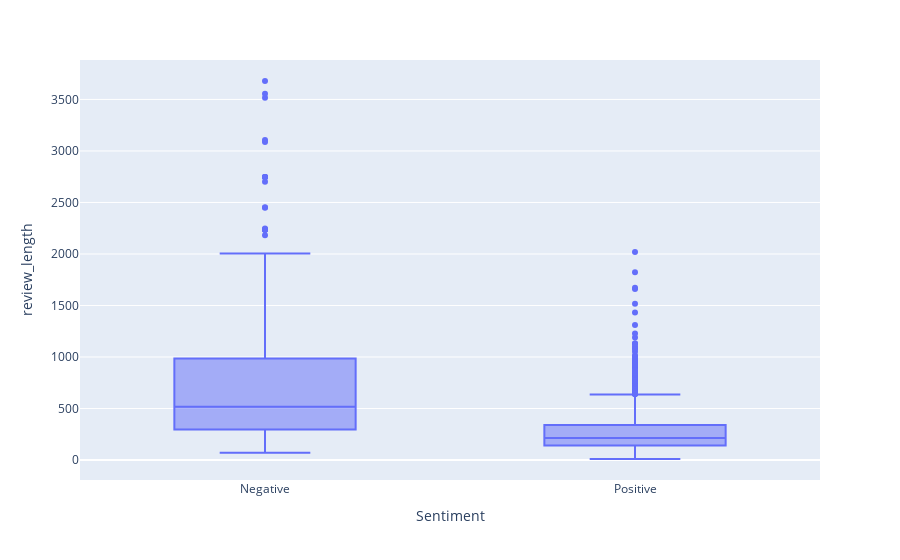

The notebook cell saved with this chart:
### Markdown cell above
### Review Metadata

### Code cell
df['review_length'] = df['Review'].str.len()

fig = px.box(df, x='Sentiment', y='review_length')

fig.show()

### Figure 1 — Plotly figure (JSON) as saved in the notebook; plotly's stock layout.template omitted (floating-point values rounded to 4 significant figures; data arrays with more than 128 entries replaced by an {"elided": "..."} marker saying what was removed)
{"data": [{"alignmentgroup": "True", "hovertemplate": "Sentiment=%{x}<br>review_length=%{y}<extra></extra>", "legendgroup": "", "marker": {"color": "#636efa"}, "name": "", "notched": false, "offsetgroup": "", "orientation": "v", "showlegend": false, "type": "box", "x": {"elided": "1502 str values"}, "x0": " ", "xaxis": "x", "y": {"elided": "1502 int values"}, "y0": " ", "yaxis": "y"}], "layout": {"boxmode": "group", "legend": {"tracegroupgap": 0}, "margin": {"t": 60}, "xaxis": {"anchor": "y", "domain": [0, 1], "title": {"text": "Sentiment"}}, "yaxis": {"anchor": "x", "domain": [0, 1], "title": {"text": "review_length"}}}}
